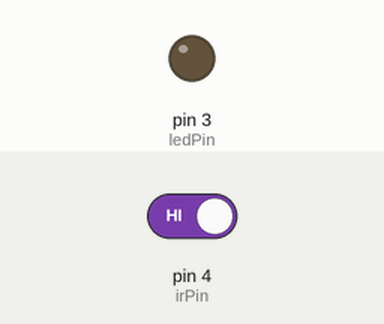
Simulated run of this sketch. Board: Arduino Uno, built with avr-gcc and run on an emulated ATmega328P. Parts: output pins drawn as LEDs (lit = HIGH). The test bench sets the inputs (shaded band); at power-on: pin 4 (irPin) HIGH.

Above: at 1.2 s.
1.3 s: pin 4 (irPin) driven LOW
At 2.5 s:
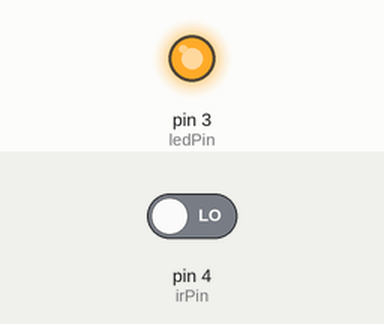
2.8 s: pin 4 (irPin) driven HIGH
At 3.7 s:
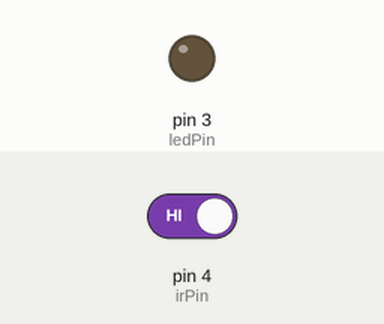
Timing chart, 0 to 5.8 s (numbered marks = the images above; inputs shaded):
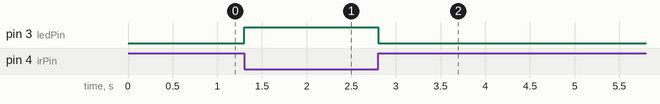

Measured:
- after the input at 1.3 s, pin 3 (ledPin): LOW → HIGH at once
- after the input at 2.8 s, pin 3 (ledPin): HIGH → LOW at once

The sketch:

IR_sensor_code.ino
```cpp
const int irPin = 4;   // The IR sensor output pin
const int ledPin = 3;  // The LED positive pin

void setup() {
  // Initialize the Serial Monitor for debugging (optional)
  Serial.begin(9600);

  // Set the IR pin as Input
  pinMode(irPin, INPUT);

  // Set the LED pin as Output
  pinMode(ledPin, OUTPUT);
}

void loop() {
  // Read the status of the IR sensor
  int sensorStatus = digitalRead(irPin);

  if (sensorStatus == LOW) {
    // If the sensor reads LOW, an object is detected -> Turn LED ON
    digitalWrite(ledPin, HIGH);
  }
  else {
    // If the sensor reads HIGH, the way is clear -> Turn LED OFF
    digitalWrite(ledPin, LOW);
  }
  // A small delay for stability
  delay(100);
}
```
